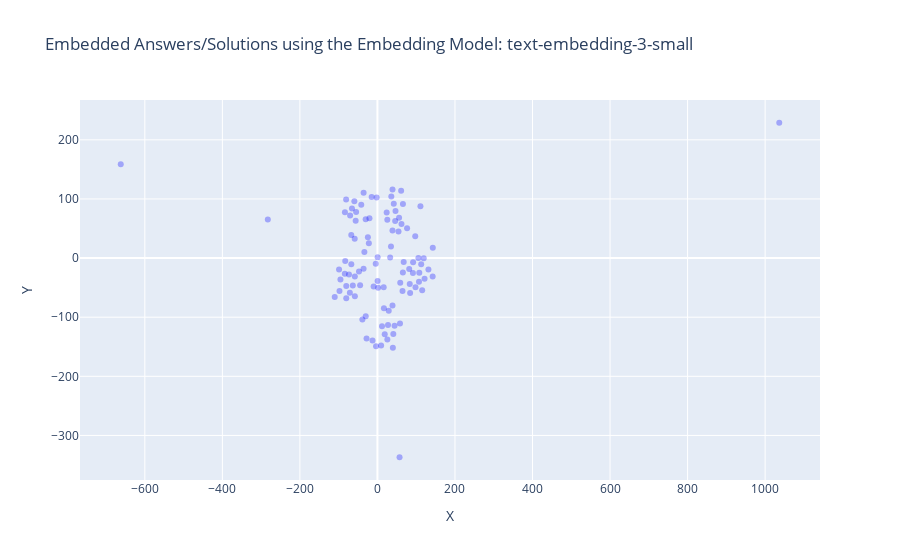

Source (notebook cell):
### Markdown cell above
### Visualisation (2 Dimensions)

### Code cell
x = [x for x, y in reduced_dims]
y = [y for x, y in reduced_dims]

examples = df_visio_3_small["Answers"].tolist()

fig = go.Figure()

fig.add_trace(go.Scatter(
    x=x,
    y=y,
    mode='markers',
    text = examples,
    marker=dict(color='blue', opacity=0.3)
))

fig.update_layout(
    title="Embedded Answers/Solutions using the Embedding Model: text-embedding-3-small",
    xaxis_title="X",
    yaxis_title="Y"
)

fig.show()

### Figure 1 — Plotly figure (JSON) as saved in the notebook; plotly's stock layout.template omitted (floating-point values rounded to 4 significant figures)
{"data": [{"marker": {"color": "blue", "opacity": 0.3}, "mode": "markers", "text": ["SAP S/4HANA ist eine Enterprise Resource Planning (ERP)-Suite, die auf der In-Memory-Datenbanktechnologie von SAP HANA basiert.", "Zu den Vorteilen von SAP S/4HANA gehören eine verbesserte Performance, Echtzeitanalysen, vereinfachte Prozesse und eine modernere Benutzeroberfläche.", "Die Hauptunterschiede umfassen die In-Memory-Datenbanktechnologie, die vereinfachten Datenmodelle, die neue Benutzeroberfläche und die Integration von Analysen und Prognosen.", "SAP S/4HANA umfasst Module für Finanzen, Beschaffung, Produktion, Vertrieb, Lagerhaltung und mehr.", "Ja, eine Migration ist erforderlich, da SAP S/4HANA eine neue Architektur und Datenbanktechnologie verwendet.", "Die Dauer kann je nach Unternehmensgröße, Komplexität der Systeme und gewählter Migrationsmethode variieren.", "In-Memory-Technologien ermöglichen eine schnellere Datenverarbeitung und Echtzeitanalysen.", "Beide Optionen sind möglich, und die Entscheidung hängt von den Unternehmensanforderungen ab.", "Die Lizenzierung basiert auf verschiedenen Faktoren wie Nutzeranzahl, Funktionsumfang und Implementierungsmethode.", "Bestehende Entwicklungen müssen möglicherweise angepasst werden, um mit den neuen Datenstrukturen von SAP S/4HANA kompatibel zu sein.", "Einige können weiterverwendet werden, aber viele Anpassungen müssen möglicherweise aktualisiert oder neu entwickelt werden.", "Ja, SAP S/4HANA bietet Funktionen wie SAP Fiori für intuitive Benutzeroberflächen und integrierte Analytics.", "SAP bietet verschiedene Dienstleistungen wie Beratung, Schulungen und Support für S/4HANA-Implementierungen an.", "Machine Learning und künstliche Intelligenz werden für Funktionen wie Predictive Analytics und automatisierte Prozesse in SAP S/4HANA verwendet.", "SAP S/4HANA kann nahtlos mit anderen SAP-Lösungen wie SAP SuccessFactors und SAP Ariba integriert werden.", "Ja, SAP bietet Schulungen und Zertifizierungen für SAP S/4HANA an.", "Ja, SAP S/4HANA kann über APIs und Middleware mit Drittanbieteranwendungen integriert werden.", "SAP bietet einen umfassenden Support für SAP S/4HANA mit regelmäßigen Updates und technischem Support.", "SAP S/4HANA erfordert eine neue Datenbankarchitektur und unterstützt moderne Technologien wie Cloud-Computing und IoT.", "Branchen wie Fertigung, Handel und Dienstleistungen profitieren besonders von den Funktionen und der Leistung von SAP S/4HANA.", "SAP Fieldglass ist eine cloudbasierte Plattform für das Management von externen Arbeitskräften und Dienstleistungsanbietern.", "SAP Fieldglass bietet Funktionen wie Beschaffung, Auftragsmanagement, Lieferantenverwaltung, Abrechnung und Compliance-Management.", "SAP Fieldglass ist für Unternehmen aller Größen und Branchen geeignet, die externe Arbeitskräfte oder Dienstleistungen nutzen.", "Die Nutzung von SAP Fieldglass ermöglicht eine bessere Kontrolle über externe Ressourcen, Kosteneinsparungen, verbesserte Compliance und beschleunigte Beschaffungsprozesse.", "SAP Fieldglass kann nahtlos mit anderen SAP-Produkten wie SAP SuccessFactors und SAP ERP integriert werden.", "SAP Fieldglass spielt eine wichtige Rolle bei der Verwaltung von Auftragnehmern, Freiberuflern und Dienstleistungsanbietern im Rahmen des Talentmanagements.", "Ja, SAP Fieldglass kann mit verschiedenen HR-Systemen und Enterprise-Resource-Planning-Systemen integriert werden.", "SAP Fieldglass erleichtert die Verwaltung von Arbeitsverträgen, Genehmigungsprozessen und Compliance-Anforderungen durch automatisierte Workflows und Dashboards.", "Ja, SAP Fieldglass bietet Funktionen für Compliance- und Risikomanagement wie Überprüfung von Lieferanten, Vertrags- und Rechnungsprüfung sowie Risikobewertung.", "SAP Fieldglass bietet umfassende Berichterstattungs- und Analysefunktionen für Leistungskennzahlen, Ausgabenanalyse und Risikomanagement.", "Ja, SAP Fieldglass ermöglicht die effiziente Verwaltung von globalen Arbeitskräften, Lieferanten und Verträgen.", "Die Implementierung von SAP Fieldglass erfolgt typischerweise durch einen strukturierten Prozess unter Einbeziehung von Beratern und technischem Support.", "Ja, SAP bietet Schulungs- und Zertifizierungsmöglichkeiten für SAP Fieldglass an, um die Benutzerkompetenz zu verbessern.", "Ja, SAP Fieldglass unterstützt benutzerdefinierte Anpassungen und Konfigurationen gemäß den spezifischen Anforderungen des Unternehmens.", "Ja, SAP Fieldglass bietet mobile Anwendungen für die einfache Nutzung und Verwaltung auch unterwegs.", "Die Kostenstruktur für SAP Fieldglass umfasst typischerweise Lizenzgebühren, Implementierungskosten und laufende Servicegebühren basierend auf der Nutzung.", "SAP Fieldglass implementiert Sicherheitsmaßnahmen wie Datenverschlüsselung, Zugriffskontrollen und regelmäßige Sicherheitsaudits.", "Ja, SAP Fieldglass unterstützt mehrsprachige Benutzeroberflächen, um den globalen Einsatz zu erleichtern.", "Ja, SAP Fieldglass bietet Funktionen zur Unterstützung der Einhaltung von Vorschriften wie GDPR und andere Datenschutzbestimmungen.", "SAP Fieldglass bietet umfassenden Support, einschließlich technischem Support, Schulungen und regelmäßigen Updates.", "SAP Enable Now ist eine Lösung für das digitale Lern- und Wissensmanagement, die Schulungen, Leistungssupport und Dokumentationen bereitstellt.", "SAP Enable Now bietet Funktionen wie die Erstellung interaktiver Lerninhalte, Leistungssupporttools, Software-Dokumentationen und Schulungsanalyse.", "SAP Enable Now ist für Unternehmen jeder Größe und Branche geeignet, die Schulungen für Mitarbeiter, Kunden und Partner benötigen.", "Die Nutzung von SAP Enable Now ermöglicht eine effiziente Schulung, verbesserte Produktivität, schnellere Einarbeitung neuer Mitarbeiter und konsistente Wissensvermittlung.", "SAP Enable Now kann nahtlos mit anderen SAP-Produkten wie SAP SuccessFactors und SAP Learning Solution integriert werden.", "SAP Enable Now spielt eine wichtige Rolle bei der Erstellung, Bereitstellung und Verwaltung von Schulungsressourcen für Mitarbeiter und Kunden.", "Ja, SAP Enable Now kann für die Schulung von Endbenutzern in SAP-Anwendungen sowie anderen Unternehmensanwendungen verwendet werden.", "Die Erstellung von Lerninhalten in SAP Enable Now erfolgt über eine benutzerfreundliche Oberfläche mit integrierten Tools für die Aufnahme, Bearbeitung und Veröffentlichung von Schulungsinhalten.", "Ja, SAP Enable Now bietet Funktionen für das Performance-Support wie kontextbezogene Hilfen, Tutorials und Benutzerleitfäden.", "SAP Enable Now unterstützt Schulungsformate wie interaktive Simulationen, Videos, Präsentationen und Online-Kurse.", "Ja, SAP Enable Now ermöglicht die Erstellung von Schulungsmaterial in verschiedenen Sprachen für globale Schulungsinitiativen.", "Die Bereitstellung von Lerninhalten für Benutzer erfolgt über verschiedene Kanäle wie Lernportale, Intranets und mobile Anwendungen.", "Ja, SAP Enable Now bietet Funktionen für Benutzerfeedback und Leistungsanalyse zur kontinuierlichen Verbesserung der Schulungsressourcen.", "Ja, SAP Enable Now kann zur Erstellung von Software-Dokumentationen wie Benutzerhandbüchern, Hilfedateien und Prozessdokumentationen verwendet werden.", "SAP bietet Schulungsressourcen, Schulungen und technischen Support für die Implementierung und Nutzung von SAP Enable Now an.", "Ja, SAP Enable Now kann sowohl als cloudbasierte Lösung als auch als On-Premise-Installation bereitgestellt werden.", "Die Lizenzierung von SAP Enable Now erfolgt typischerweise auf Basis der Anzahl der Benutzer oder der Nutzungsdauer.", "Ja, SAP Enable Now bietet Funktionen für die Verwaltung von Lernressourcen, Benutzerzugriff und Schulungsplanung an.", "Ja, SAP Enable Now unterstützt die Integration mit gängigen Learning-Management-Systemen (LMS) zur nahtlosen Schulungsverwaltung.", "SAP bietet umfassenden Support und regelmäßige Wartung für SAP Enable Now, einschließlich technischem Support, Schulungen und Updates.", "SAP Concur ist eine cloudbasierte Lösung für das Reise- und Ausgabenmanagement, die Unternehmen dabei unterstützt, Reisekosten zu verfolgen, Ausgaben zu kontrollieren und Compliance sicherzustellen.", "SAP Concur bietet Dienste wie Reisebuchung, Spesenabrechnung, Ausgabenmanagement, Reiserichtlinien-Compliance und Analyse von Reiseausgaben an.", "SAP Concur ist für Unternehmen jeder Größe und Branche geeignet, die Reise- und Ausgabenmanagementlösungen benötigen.", "Die Nutzung von SAP Concur ermöglicht eine effizientere Verwaltung von Reisen und Ausgaben, bessere Kontrolle über Ausgaben, Einhaltung von Reiserichtlinien und schnellere Erstattung von Spesen.", "SAP Concur kann nahtlos mit anderen SAP-Produkten wie SAP ERP und SAP SuccessFactors integriert werden, um eine ganzheitliche Lösung für das Unternehmensmanagement zu bieten.", "SAP Concur spielt eine wichtige Rolle bei der Vereinfachung und Automatisierung von Prozessen rund um das Reise- und Ausgabenmanagement, einschließlich Reisebuchungen, Spesenabrechnungen und Compliance.", "Ja, SAP Concur kann Reiserichtlinien und Compliance-Regeln durch automatisierte Richtlinienprüfungen und Warnungen durchsetzen.", "Ja, SAP Concur bietet Funktionen für die Automatisierung von Ausgabenabrechnungen durch Erfassung von Ausgaben, Zuweisung von Kosten und Genehmigung von Ausgaben.", "Ja, SAP Concur unterstützt die Verwaltung von Reisebuchungen und Reiseplänen durch Integration mit Reiseanbietern und -plattformen.", "Die Einreichung von Spesenberichten in SAP Concur erfolgt über eine benutzerfreundliche Oberfläche mit Optionen für die Erfassung von Ausgaben, Beifügen von Belegen und Zuordnung von Kosten.", "Ja, SAP Concur bietet Funktionen für die Genehmigung von Reiseanträgen durch Vorgesetzte oder entsprechende Genehmigungsinstanzen.", "Ja, SAP Concur kann Kreditkartentransaktionen integrieren und verfolgen, um Ausgaben automatisch zu erfassen und in Spesenberichte einzubeziehen.", "SAP Concur bietet verschiedene Berichterstattungs- und Analysefunktionen für Reiseausgaben, Budgetvergleiche und Ausgabenkategorien.", "Ja, SAP Concur bietet Funktionen für die Einhaltung von Steuervorschriften und Vorschriften durch automatische Steuerberechnungen und -abzüge.", "Ja, SAP Concur kann für die Verwaltung von Firmenkarten und Reisebudgets verwendet werden, um Ausgaben zu überwachen und Budgets einzuhalten.", "SAP bietet Schulungsressourcen, Schulungen und technischen Support für die Implementierung und Nutzung von SAP Concur an.", "Ja, SAP Concur ist eine cloudbasierte Lösung, die über das Internet zugänglich ist.", "Die Lizenzierung von SAP Concur erfolgt typischerweise auf Basis der Anzahl der Benutzer oder der Nutzungsdauer.", "Ja, SAP Concur bietet Funktionen für die Reisebuchung und -planung über Integration mit Reiseanbietern und -plattformen an.", "SAP bietet umfassenden Support und regelmäßige Wartung für SAP Concur, einschließlich technischem Support, Schulungen und Updates.", "SAP SuccessFactors ist eine cloudbasierte Lösung für das Human Capital Management (HCM), die Funktionen wie Personalverwaltung, Talentmanagement, Leistungsmanagement, Mitarbeiterentwicklung und Analyse bietet.", "SAP SuccessFactors bietet Funktionen wie Personalverwaltung, Rekrutierung, Onboarding, Leistungsmanagement, Mitarbeiterentwicklung, Vergütungsmanagement und Analyse.", "SAP SuccessFactors ist für Unternehmen jeder Größe und Branche geeignet, die eine moderne und umfassende Lösung für das Personalmanagement suchen.", "Die Nutzung von SAP SuccessFactors ermöglicht eine effiziente Verwaltung von Personalressourcen, bessere Mitarbeiterentwicklung, höhere Mitarbeiterbindung und bessere Geschäftsergebnisse.", "SAP SuccessFactors kann nahtlos mit anderen SAP-Produkten wie SAP ERP und SAP Concur integriert werden, um eine ganzheitliche Lösung für das Unternehmensmanagement zu bieten.", "SAP SuccessFactors spielt eine wichtige Rolle bei der Verwaltung des gesamten Mitarbeiterlebenszyklus, von der Rekrutierung bis zur Pensionierung, und unterstützt Unternehmen dabei, talentierte Mitarbeiter zu identifizieren, zu entwickeln und zu binden.", "Ja, SAP SuccessFactors bietet Funktionen für die Rekrutierung von Mitarbeitern, einschließlich Stellenanzeigen, Bewerbungsmanagement und Einstellungsprozessen.", "Ja, SAP SuccessFactors bietet Funktionen für das Leistungsmanagement, einschließlich Zielsetzung, Leistungsbeurteilung und Belohnungsmanagement.", "Ja, SAP SuccessFactors unterstützt die Mitarbeiterentwicklung und Schulung durch Funktionen wie Lernmanagement, Karriereentwicklung und individuelle Entwicklungspläne.", "Die Durchführung von Mitarbeiterbewertungen in SAP SuccessFactors erfolgt durch automatisierte Workflows, Zielsetzungsgespräche und kontinuierliches Feedback zwischen Mitarbeitern und Vorgesetzten.", "Ja, SAP SuccessFactors bietet Funktionen für die Verwaltung von Vergütungen und Belohnungen, einschließlich Gehaltsabrechnung, Bonussystemen und Zusatzleistungen.", "Ja, SAP SuccessFactors kann die Einhaltung von Compliance- und HR-Richtlinien durch automatisierte Prozesse, Compliance-Prüfungen und Berichterstattung unterstützen.", "SAP SuccessFactors bietet verschiedene Berichterstattungs- und Analysefunktionen für Personalanalysen, Leistungskennzahlen und Talentmanagement.", "Ja, SAP SuccessFactors bietet Funktionen für das Mitarbeiterengagement und die Mitarbeiterbindung, einschließlich Mitarbeiterumfragen, Feedbacksystemen und Anerkennungsprogrammen.", "Ja, SAP SuccessFactors kann für die Nachfolgeplanung und Talententwicklung verwendet werden, um talentierte Mitarbeiter zu identifizieren und deren Entwicklung zu fördern.", "SAP bietet Schulungsressourcen, Schulungen und technischen Support für die Implementierung und Nutzung von SAP SuccessFactors an.", "Ja, SAP SuccessFactors ist eine cloudbasierte Lösung, die über das Internet zugänglich ist.", "Die Lizenzierung von SAP SuccessFactors erfolgt typischerweise auf Basis der Anzahl der Benutzer oder der Nutzungsdauer.", "Ja, SAP SuccessFactors bietet Funktionen für die Arbeitszeitverwaltung und -planung, einschließlich Schichtplanung, Urlaubsverwaltung und Zeiterfassung.", "SAP bietet umfassenden Support und regelmäßige Wartung für SAP SuccessFactors, einschließlich technischem Support, Schulungen und Updates."], "type": "scatter", "x": [40.97, 25.56, -282.8, 44.12, -3.612, -30.2, 57.03, -38.81, 16.13, -12.75, -28.12, 18.77, 29.12, 39.75, 27.24, 38.86, 11.8, 16.71, 9.468, 58.17, 112.9, 107.2, 119.4, 121.6, 91.48, 105.6, 81.93, 108.0, 98.18, 115.4, 92.02, 131.5, 58.8, 65.62, 34.93, 142.5, 84.3, 67.75, 83.35, 64.71, -73.32, -84.16, -44.69, -58.28, 142.8, -99.0, -63.5, -97.92, -67.37, -95.47, -80.37, -110.2, -58.22, -83.09, -47.6, -33.68, -9.877, -71.13, -80.45, -35.74, -65.72, -70.48, -56.18, -59.57, 1036.0, -55.0, -14.94, -662.1, -30.37, -80.81, 32.78, 110.9, -83.91, -35.69, -41.73, -67.48, -24.62, 0.4311, -20.58, -58.65, 62.04, 55.82, 76.46, 54.4, 97.48, 38.77, 46.65, 35.79, 23.81, 65.76, 38.92, -2.044, 45.77, 42.11, 25.49, 0.5255, -22.16, 1.793, 61.14, -4.407], "y": [-128.5, -137.7, 65.44, -114.6, -149.0, -98.44, -336.9, -103.9, -49.32, -139.2, -136.1, -128.8, -88.91, -151.6, -113.0, -80.41, -115.4, -84.88, -147.9, -110.6, -10.41, -39.88, -0.2652, -34.88, -25.31, 0.104, -18.54, -25.01, -49.46, -54.23, -7.048, -19.49, -41.54, -24.48, 19.54, -31.29, -59.04, -6.531, -43.77, -55.62, -27.95, -26.49, -46.02, -31.2, 17.6, -19.43, -46.24, -55.6, -10.28, -36.43, -47.05, -65.74, -64.51, -4.808, -22.49, 10.12, -47.98, -58.6, -68.04, -18.05, 83.83, 71.88, 63.05, 96.29, 228.9, 78.08, 103.4, 158.7, 65.48, 98.97, 0.8377, 87.64, 77.39, 110.6, 90.38, 39.16, 35.09, -38.84, 67.56, 32.52, 57.86, 68.15, 50.52, 45.07, 36.98, 46.61, 79.52, 104.2, 77.07, 91.57, 115.9, 102.4, 62.54, 91.93, 64.67, 1.387, 25.15, -50.18, 114.1, -9.624]}], "layout": {"title": {"text": "Embedded Answers/Solutions using the Embedding Model: text-embedding-3-small"}, "xaxis": {"title": {"text": "X"}}, "yaxis": {"title": {"text": "Y"}}}}
